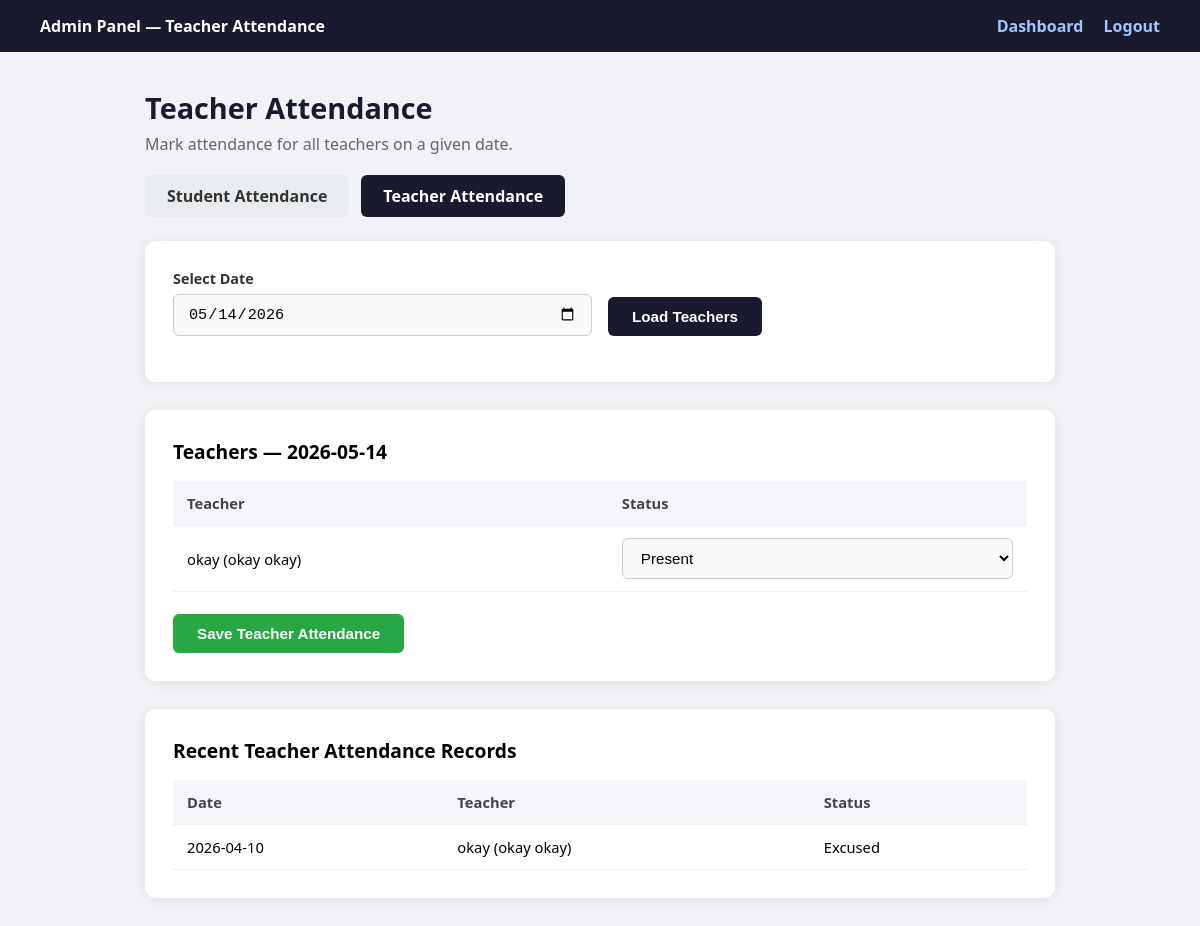
Page /teacher_attendance_admin.php (signed in) on the earlier database version.
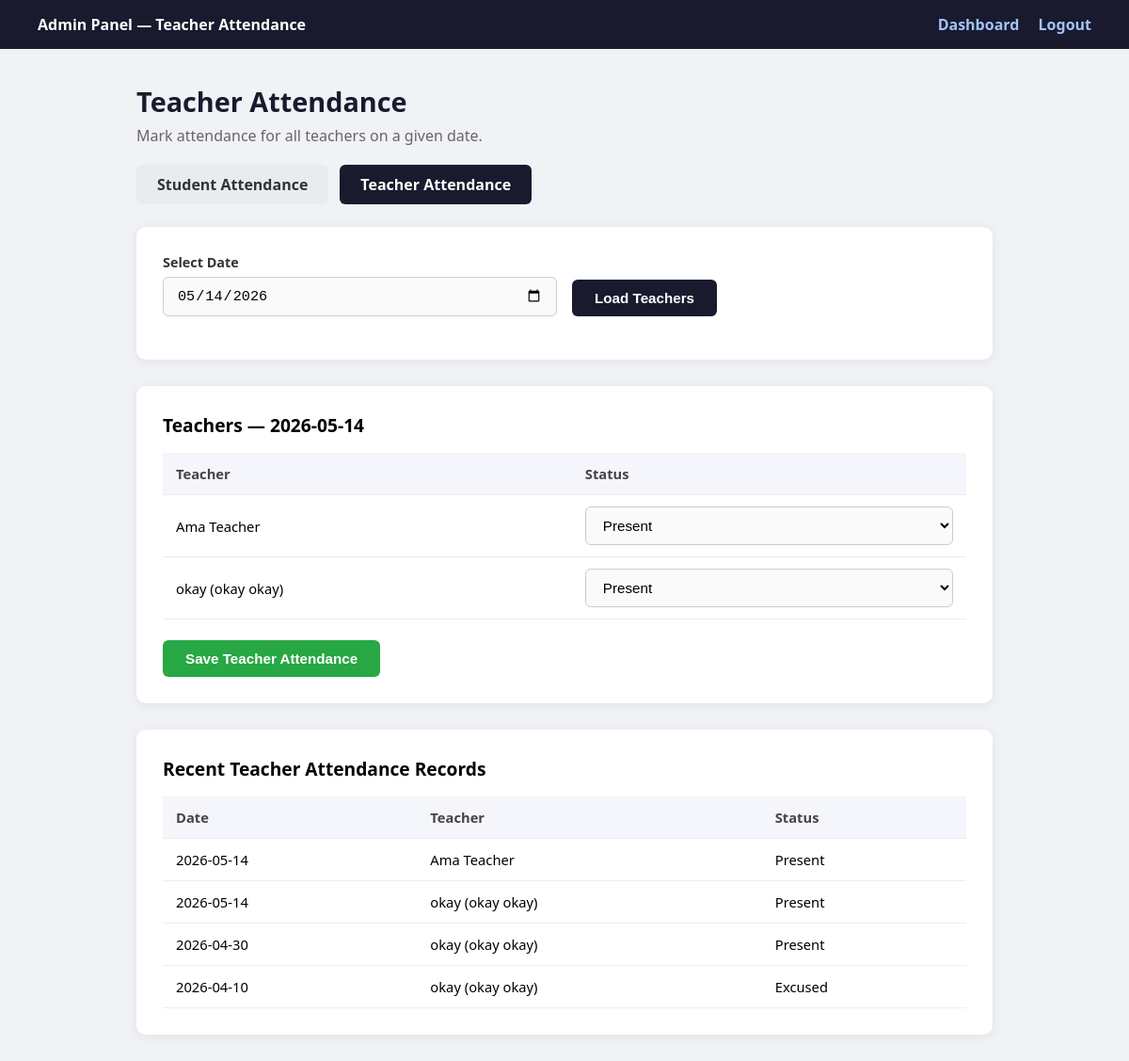
Same page on the later database version.
### tables this page shows
CREATE TABLE `users` (
  `id` int(11) NOT NULL COMMENT 'Unique ID for each user',
  `username` varchar(50) NOT NULL COMMENT 'User''s login name',
  `password` varchar(255) NOT NULL COMMENT 'User''s password',
  `name` varchar(100) DEFAULT NULL COMMENT 'User''s first name',
  `surname` varchar(100) DEFAULT NULL COMMENT 'User''s last name',
  `birth_year` year(4) DEFAULT NULL COMMENT 'User''s year of birth',
  `description` text DEFAULT NULL COMMENT 'A long text about the user',
  `photo` varchar(255) DEFAULT NULL COMMENT 'The file path of the user''s photo',
  `role` enum('student','teacher') NOT NULL DEFAULT 'student'
);

CREATE TABLE `teacher_attendance` (
  `id` int(11) NOT NULL,
  `teacher_id` int(11) NOT NULL,
  `attendance_date` date NOT NULL,
  `status` enum('present','absent','late','excused') NOT NULL DEFAULT 'present',
  `marked_by_admin` int(11) DEFAULT NULL,
  `created_at` timestamp NOT NULL DEFAULT current_timestamp()
);

### teacher_attendance_admin.php (the view, shortened to what this page needs)
<?php
require_once 'config.php';
$admin_id = (int)$_SESSION["admin_id"];
$teachers = [];
$res = $conn->query("SELECT id, username, name, surname FROM users WHERE role = 'teacher' ORDER BY username ASC");
while ($row = $res->fetch_assoc()) $teachers[] = $row;
$attendance_date = date("Y-m-d");
if ($_SERVER["REQUEST_METHOD"] === "POST") {
    $attendance_date  = $_POST["attendance_date"] ?? date("Y-m-d");
    $attendance_data  = $_POST["attendance"] ?? [];
    foreach ($attendance_data as $tid => $status) {
        $tid = (int)$tid;
        $stmt = $conn->prepare(
            "INSERT INTO teacher_attendance (teacher_id, attendance_date, status, marked_by_admin)
             VALUES (?, ?, ?, ?)
             ON DUPLICATE KEY UPDATE status = VALUES(status), marked_by_admin = VALUES(marked_by_admin)"
        );
        $stmt->bind_param("issi", $tid, $attendance_date, $status, $admin_id);
        $stmt->execute();
        $stmt->close();
    }
    $message = "Teacher attendance saved for " . htmlspecialchars($attendance_date) . ".";
} else {
    $attendance_date = $_GET["date"] ?? date("Y-m-d");
}
$existing = [];
$stmt = $conn->prepare("SELECT teacher_id, status FROM teacher_attendance WHERE attendance_date = ?");
$stmt->bind_param("s", $attendance_date);
$stmt->execute();
$res = $stmt->get_result();
while ($row = $res->fetch_assoc()) {
    $existing[(int)$row["teacher_id"]] = $row["status"];
}
function sel2($a, $b) { return $a === $b ? "selected" : ""; }
?>
<!DOCTYPE html>
<html lang="en">
<head>
</head>
<body>
<div class="navbar">
    <strong>Admin Panel — Teacher Attendance</strong>
    <div>
        <a href="admin_dashboard.php">Dashboard</a>
        <a href="admin_logout.php">Logout</a>
    </div>
</div>
<div class="container">
    <h1>Teacher Attendance</h1>
    <p style="color:#666;margin-bottom:20px;">Mark attendance for all teachers on a given date.</p>
    <div class="tab-links">
        <a href="attendance_admin.php" class="tab-link">Student Attendance</a>
        <a href="teacher_attendance_admin.php" class="tab-link active">Teacher Attendance</a>
    </div>
    <div class="card">
        <form method="get">
            <div class="form-row">
                <div>
                    <label>Select Date</label>
                    <input type="date" name="date" value="<?php echo htmlspecialchars($attendance_date); ?>" required>
                </div>
                <div style="padding-bottom:18px;">
                    <button type="submit" class="btn">Load Teachers</button>
                </div>
            </div>
        </form>
    </div>
    <?php if (count($teachers) === 0): ?>
        <p style="color:#666;">No teachers found in the system.</p>
    <?php else: ?>
    <div class="card">
        <h2 style="margin-bottom:16px;font-size:1.2rem;">Teachers — <?php echo htmlspecialchars($attendance_date); ?></h2>
        <form method="post">
            <table>
                <tr>
                    <th>Teacher</th>
                    <th>Status</th>
                </tr>
                <?php foreach ($teachers as $t):
                    $tid     = (int)$t["id"];
                    $full    = trim(($t['name'] ?? '') . ' ' . ($t['surname'] ?? ''));
                    $label   = $t["username"] . ($full ? " ($full)" : "");
                    $current = $existing[$tid] ?? "present";
                ?>
                <tr>
                    <td><?php echo htmlspecialchars($label); ?></td>
                    <td>
                        <select name="attendance[<?php echo $tid; ?>]">
                            <option value="present" <?php echo sel2($current, "present"); ?>>Present</option>
                        </select>
                    </td>
                </tr>
                <?php endforeach; ?>
            </table>
            <br>
            <button type="submit" class="btn btn-save">Save Teacher Attendance</button>
        </form>
    </div>
    <?php endif; ?>
    <div class="card">
        <h2 style="margin-bottom:16px;font-size:1.2rem;">Recent Teacher Attendance Records</h2>
        <table>
            <tr>
                <th>Date</th>
                <th>Teacher</th>
                <th>Status</th>
            </tr>
            <?php
            $sql_ta = "SELECT ta.attendance_date, ta.status, u.username, u.name, u.surname
                       FROM teacher_attendance ta
                       JOIN users u ON u.id = ta.teacher_id
                       ORDER BY ta.attendance_date DESC, u.username ASC
                       LIMIT 50";
            $res_ta = $conn->query($sql_ta);
            while ($row = $res_ta->fetch_assoc()):
                $full = trim(($row['name'] ?? '') . ' ' . ($row['surname'] ?? ''));
                $label = $row['username'] . ($full ? " ($full)" : "");
            ?>
            <tr>
                <td><?php echo htmlspecialchars($row['attendance_date']); ?></td>
                <td><?php echo htmlspecialchars($label); ?></td>
                <td><?php echo ucfirst(htmlspecialchars($row['status'])); ?></td>
            </tr>
            <?php endwhile; ?>
        </table>
    </div>
</div>
</body>
</html>

Differences in the rows shown:
added users: username "Ama Teacher", id "Present"
added teacher_attendance: attendance_date "2026-05-14", teacher.username "Ama Teacher", status "Present"
added teacher_attendance: attendance_date "2026-05-14", teacher.surname "okay (okay okay)", status "Present"
added teacher_attendance: attendance_date "2026-04-30", teacher.surname "okay (okay okay)", status "Present"
